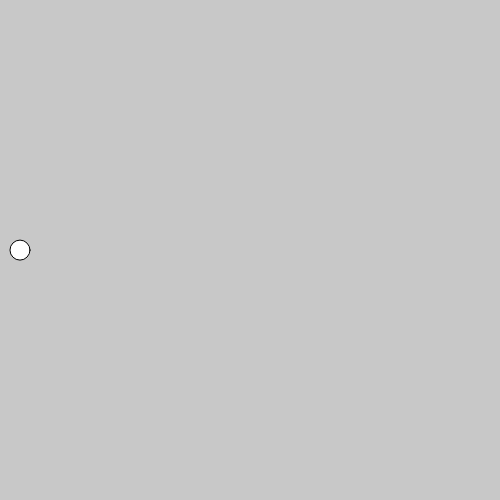
Frame 1 (no input)
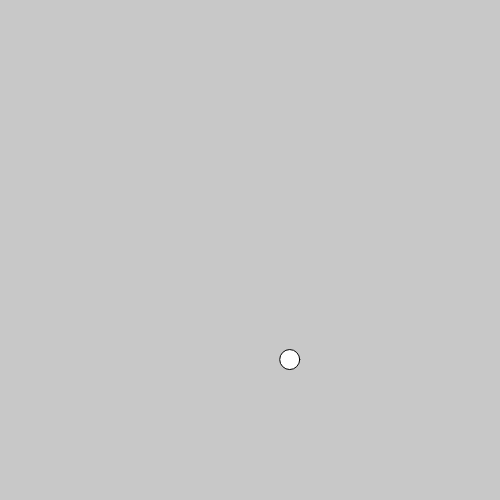
Frame 60 (no input)
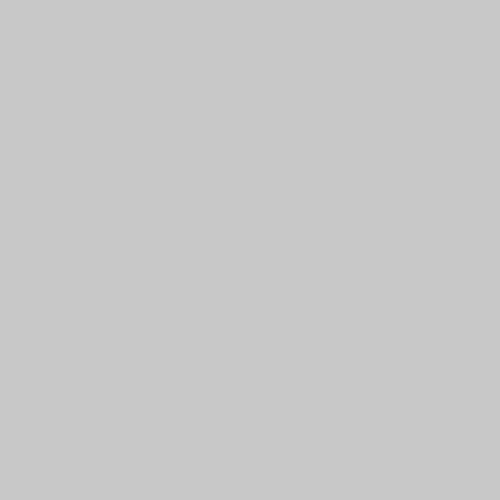
Frame 120 (the mouse pressed at the canvas centre since frame 60)

The p5.js sketch that drew these frames (run headless with seeded random() and noise() and a simulated clock; from frame 60 on, the mouse is pressed at the canvas centre):

// p5.js sketch
// ── sketch.js
var particle;
// F = M * A  => F = 1 * A

function setup() {
  createCanvas(500, 500);
  particle = new Particle(createVector(10, height/2));
  particle.applyForce(createVector(10, 0));
}

function draw() {
  background(200);

  particle.applyForce(createVector(0, 0.1));

  particle.update();
  particle.display();

}

// ── particle.js
class Particle {
  constructor(loc) {
    this.loc = loc.copy();
    this.acc = createVector(0, 0);
    this.vel = createVector(0, 0);

  }

  applyForce(force) {
    this.acc.add(force);
  }

  update() {
    this.vel.add(this.acc);
    this.loc.add(this.vel);

    this.vel.mult(0.97);
    this.acc.mult(0);
  }

  display(){
    ellipse(this.loc.x, this.loc.y, 20, 20);
  }
}
